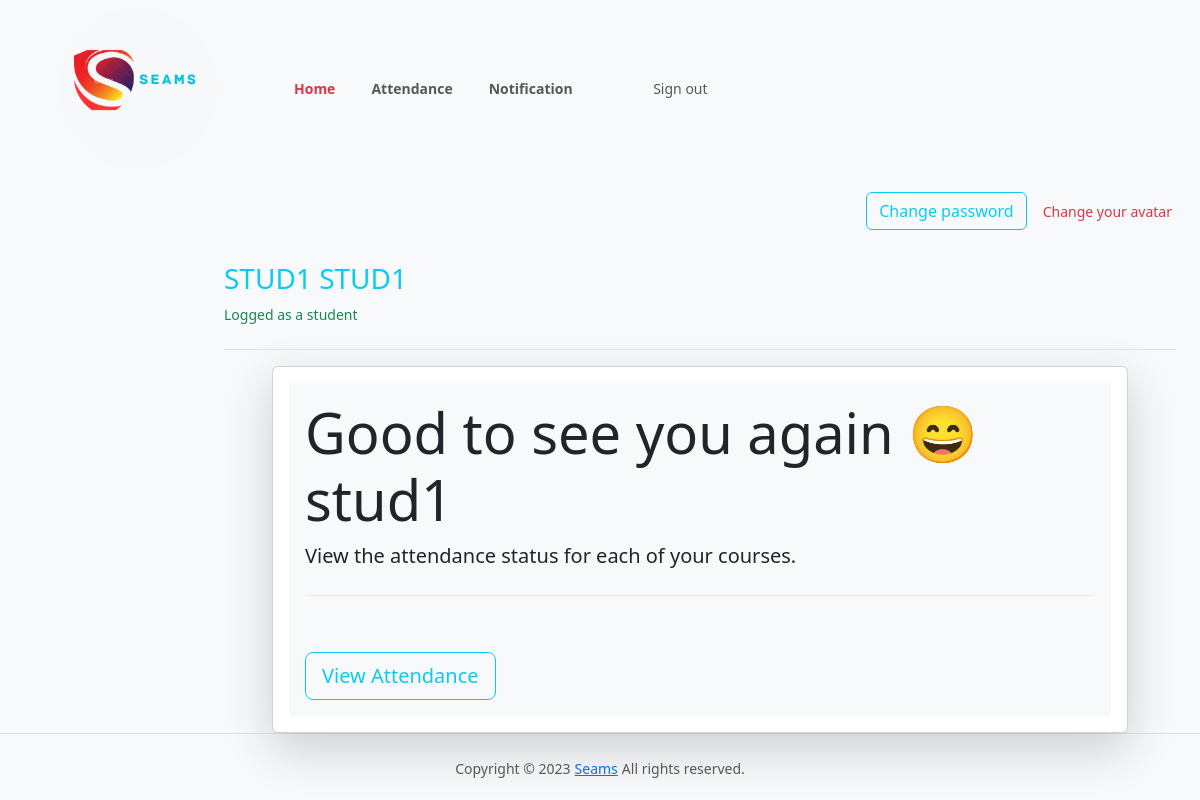
Screenshot of /student/ (signed in) with the database file from the repository.
### samsApp/models.py (models this page shows, shortened)
class User(AbstractBaseUser, PermissionsMixin):
    email = models.EmailField(unique=True)
    first_name = models.CharField(max_length=30)
    last_name = models.CharField(max_length=30)
    is_active = models.BooleanField(default=True)
    is_teacher = models.BooleanField(default=False)
    is_student = models.BooleanField(default=False)
    is_admin = models.BooleanField(default=False)
    approved = models.BooleanField(_('Approved'), default = False)
    is_staff = models.BooleanField(default=False)
    is_superuser = models.BooleanField(default=False)
    objects = UserManager()
    USERNAME_FIELD = 'email'
    REQUIRED_FIELDS = ['first_name', 'last_name']

### samsApp/views.py (the view)
# urls.py: path('student/',views.student_view,name='student_home_url'),
@login_required()
def student_view(request):
    return render(request, 'student_home.html')

### samsApp/templates/student_home.html (shortened to what this page needs)
{% load static %}
{% load avatar_tags %}
{% include "header.html" %}
{% if request.user.is_authenticated %}
{% if request.user.is_student%}
{% include "student_header.html" %}
  <div class="container-fluid">
          <div class="row my-3">
            <div class="col d-flex justify-content-end align-item-center">
              <div class="align-self-center"><a class="btn btn-outline-info" role="button" href="{% url 'change_password' %}">Change password</a></div>
              <div class="align-self-center mx-3 text-danger">Change your avatar</div>
            </div>
          </div>
            <div class="row ">
              <div class="col d-flex justify-content-lg-end justify-content-md-end my-2">
              </div>
              <main class="col-md-9 ms-sm-auto col-lg-10 px-md-4 ">
                <div class="pt-3 pb-2 mb-3 border-bottom ">
                  <h1 class="h3 text-info text-uppercase">{{ request.user.first_name }} {{request.user.last_name}} </h1>
                  <p class="text-small text-success">Logged as a student</p>
                </div>
                <div class="card mx-5 shadow-lg">
                  <div class="card-body ">
                    <div class="bg-light rounded-lg p-3 ">
                            <h1 class="display-4 fw-1200 f">Good to see you again &#128516; {{ request.user.first_name }}</h1>
                            <p class="lead text-darks ">View the attendance status for each of your courses.</p>
                            <hr class="my-4 border-warning py-3">
                            <a class="btn btn-outline-info btn-lg" role="button" href="{% url 'student_attendance_url' request.user.student.USN %}"> View Attendance</a>
                          </div>
                        </div>
                      </div>
              </main>
            </div>
  </div>
  {% else %}
  <p>You're not allowed  in this page - <a href={% url 'login_url' %}>login</a>?</p>
  {% endif %}
  {% else %}
  <p>You're already logged in. Would you like to <a href={% url login_url %}>login</a>?</p>
  {% endif %}
{% include "footer.html" %}

### samsApp/static/styles.css (style rules this page uses)
body { font-size: .875rem; }

### rows the page displays
User: user.first_name "STUD1", user.last_name "STUD1", user.first_name "stud1"
